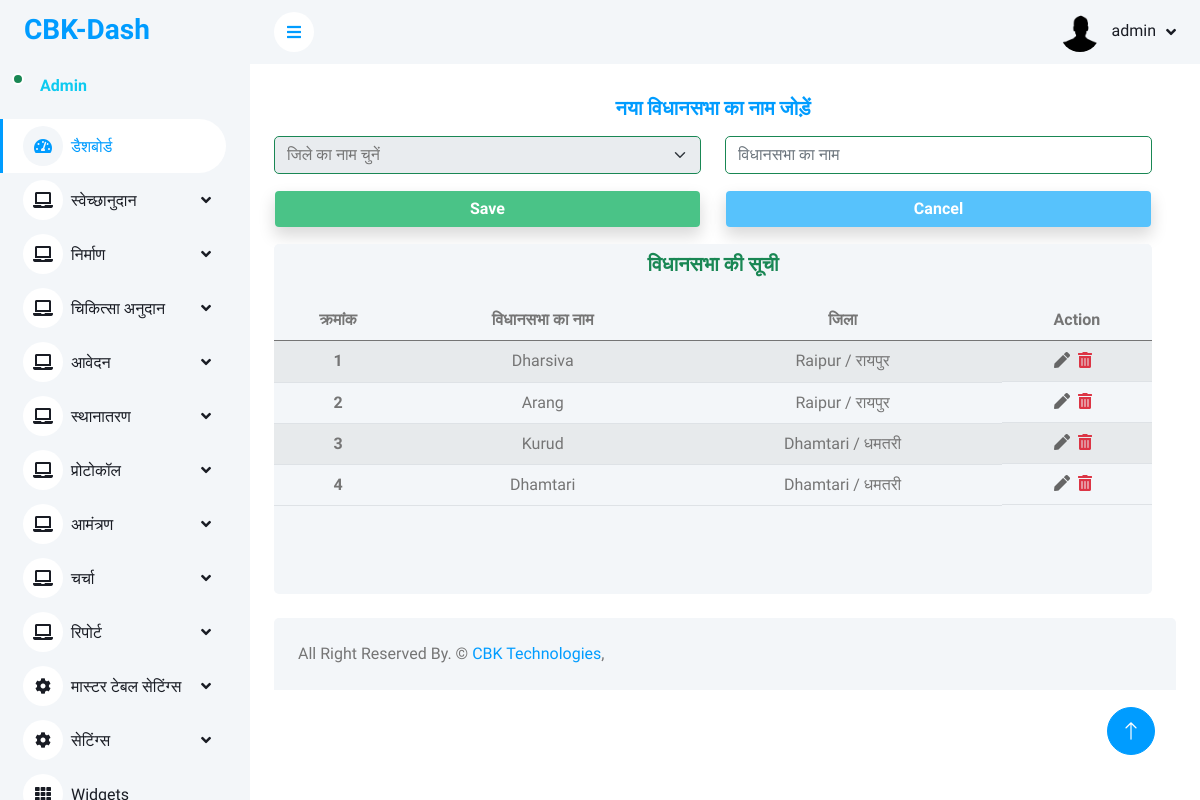
/master/vidhansabha_master.php (signed in), run on the app's committed database.
### tables this page shows
CREATE TABLE `vidhansabha_master` (
  `vidhansabha_id` int(11) NOT NULL,
  `vidhansabha_name` varchar(200) NOT NULL,
  `district_id` int(11) NOT NULL
);

CREATE TABLE `district_master` (
  `district_id` int(11) NOT NULL,
  `district_name` varchar(200) NOT NULL
);

### master/vidhansabha_master.php (the view, shortened to what this page needs)
<?php include('../config/dbconnection.php') ?>
<?php
$tblname = "vidhansabha_master";
$tblkey = "vidhansabha_id";
$vidhansabha_name = "";
?>
<?php include('../includes/header.php') ?>
<?php include('../includes/sidebar.php') ?>
<?php include('../includes/navbar.php') ?>
<div class="container-fluid pt-4 px-4">
    <div class="row text-center align-items-center">
        <form method="post" class="row text-center align-items-center">
            <h5 class="text-center fw-bolder text-primary mb-3">नया विधानसभा का नाम जोड़ें</h5>
            <div class="col-lg-6 text-center mb-3">
                <select name="district_id" class="form-select form-control border-success" required>
                    <option selected>जिले का नाम चुनें</option>
                </select>
            </div>
            <div class="col-lg-6 text-center mb-3">
                <input type="text" name="vidhansabha_name" class="form-control border-success" placeholder="विधानसभा का नाम" value="<?= $vidhansabha_name ?>" required>
            </div>
            <div class="col-lg-6 text-center mb-3">
                <button name="submit_vidhansabha" class="form-control text-center text-white btn text-center shadow" type="submit" style="background-color:#4ac387;"><b>Save</b></button>
            </div>
            <div class="col-lg-6 text-center mb-3">
                <button name="cancel_vidhansabha" class="form-control text-center text-white btn text-center shadow" type="submit" style="background-color:#57c2fc;"><b>Cancel</b></button>
            </div>
        </form>
        <div class="row">
            <div class="col-sm-12 col-lg-12">
                <div class="bg-light rounded table-h">
                    <h5 class="mb-4 text-center mt-2 text-success fw-bolder">विधानसभा की सूची</h5>
                    <table class="table table-striped">
                        <thead class="head">
                            <tr>
                                <th scope="col">क्रमांक</th>
                                <th scope="col">विधानसभा का नाम</th>
                                <th scope="col">जिला</th>
                                <th scope="col">Action</th>
                            </tr>
                        </thead>
                        <tbody>
                            <?php
                            $i = 1;
                            $sql = "SELECT v.*, v.vidhansabha_name, d.district_name
                                    FROM vidhansabha_master v
                                    JOIN district_master d ON v.district_id = d.district_id
                                    ORDER BY v.vidhansabha_id DESC";
                            $fetch = mysqli_query($conn, $sql);
                            while ($row = mysqli_fetch_array($fetch)) {
                            ?>
                                <tr>
                                    <th scope="row"><?= $i++ ?></th>
                                    <td><?= $row['vidhansabha_name'] ?></td>
                                    <td><?= $row['district_name'] ?></td>
                                    <td class="d-flex justify-content-center flex-row action">
                                        <a href="?edit_id=<?= $row['vidhansabha_id'] ?>"><i class="fas fa-pen me-2" title="Edit"></i></a>
                                        <a class="text-danger " href="#" onclick="confirmDelete(<?= $row['vidhansabha_id']; ?>, '<?= $tblname; ?>', '<?= $tblkey ?>')"><i class="fas fa-trash-alt me-2" title="Delete"></i></a>
                                    </td>
                                </tr>
                            <?php } ?>
                        </tbody>
                    </table>
                </div>
            </div>
        </div>
    </div>
</div>
<?php include('../includes/footer.php'); ?>

### css/style.css (style rules this page uses)
:root { --primary: #009CFF; --light: #F3F6F9; --dark: #191C24; }
.btn { transition: .5s; }
.table-h { overflow-y: scroll; max-height:500px; height:350px }
.action { display:flex; justify-content: center; align-items: center; }
.action a { text-decoration: none; color: #666; transition: color 0.2s ease; }

### data on the page
vidhansabha_master: vidhansabha_name "Dharsiva", district.district_name "Raipur / रायपुर"
vidhansabha_master: vidhansabha_name "Arang", district.district_name "Raipur / रायपुर"
vidhansabha_master: vidhansabha_name "Kurud", district.district_name "Dhamtari / धमतरी"
vidhansabha_master: vidhansabha_name "Dhamtari", district.district_name "Dhamtari / धमतरी"

### other printed values
$username "admin"
